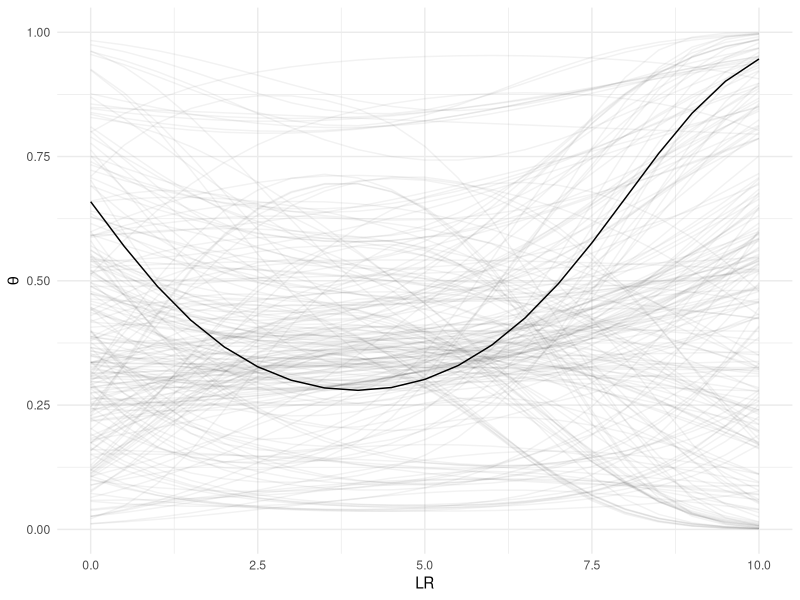

This figure's R source:
library(here)
library(dplyr)
library(ggplot2)
library(cowplot)
library(stringr)
library(tidyr)
library(purrr)

results <- read.csv(here("results", "aggregated", "curini", "1.csv"))

plot_a <- results |>
    arrange(Estimate) |>
    mutate(specifications = 1:nrow(results),
           color = case_when(Q2.5 > 0 ~ "green",
                             Q97.5 < 0 ~ "#377eb8",
                             is.na(Estimate) ~ "#e41a1c",
                             TRUE ~ "darkgrey")) |>
    ggplot(aes(x = specifications,
               y = Estimate,
               ymin = Q2.5,
               ymax = Q97.5,
               color = color)) +
    geom_point(aes(color = color),
               size = 1) +
    theme_minimal() +
    scale_color_identity() +
    theme(strip.text = element_blank(),
          axis.line = element_line("black", linewidth = .5),
          legend.position = "none",
          panel.spacing = unit(0.75, "lines"),
          axis.text = element_text(colour = "black")) +
    labs(x = "",
         y = "Median [95% Cr. I.]") +
    geom_pointrange(alpha = 0.5,
                    size = 0.6,
                    fatten = 1) +
    geom_hline(yintercept = 0,
               colour = "black",
               linetype = "dotted")

value <- key <- NULL
choices = c("Tok. Norm.", "Stopword Rem.", "Trim.", "Alt. Model",
            "k", "Iter.")

# Todo: Panel B of the entire plot still displays k and iteration settings as
# 1, 2, 3. I suppose that this should actually display the actual values used.
plot_b <- results |>
    arrange(Estimate) |>
    mutate(specifications = 1:nrow(results),
           color = case_when(Q2.5 > 0 ~ "green",
                             Q97.5 < 0 ~ "#377eb8",
                             is.na(Estimate) ~ "#e41a1c",
                             TRUE ~ "darkgrey")) |>
    mutate(
        token_normalization = case_when(
            str_equal(token_normalization, "none") ~ "None",
            str_equal(token_normalization, "lemmatization") ~ "Lemma",
            str_equal(token_normalization, "stemming") ~ "Stem"
        ),
        stopword_removal = case_when(
            stopword_removal ~ "Yes",
            !stopword_removal ~ "No"
        ),
        trimming = case_when(
            trimming ~ "Yes",
            !trimming ~ "No"
        ),
        alternative_model = case_when(
            alternative_model ~ "Yes",
            !alternative_model ~ "No"
        )
    ) |>
    rename("Tok. Norm." = token_normalization,
           "Stopword Rem." = stopword_removal,
           "Trim." = trimming,
           "Alt. Model" = alternative_model,
           "k" = k_setting,
           "Iter." = iteration_setting) |>
    gather(key, value, all_of(choices)) |>
    mutate(key = factor(key, levels = choices)) |>
    ggplot(aes(x = specifications,
               y = value,
               color = color)) +
    geom_point(aes(x = specifications,
                   y = value),
               shape = 124,
               size = 3.35) +
    scale_color_identity() +
    theme_minimal() +
    facet_grid(key~1, scales = "free_y", space = "free_y") +
    theme(
        axis.line = element_line("black", linewidth = 0.5),
        legend.position = "none",
        panel.spacing = unit(0.75, "lines"),
        axis.text = element_text(colour = "black"),
        strip.text.x = element_blank(),
        strip.text.y = element_text(angle = 0)) +
    labs(x = "", y = "")

plot <- plot_grid(plot_a,
                  plot_b,
                  labels = c("A", "B"),
                  align = "v",
                  axis = "rbl",
                  rel_heights = c(2, 3),
                  ncol = 1)

## conditional effect plot

condit_effect <- read.csv(here::here("results", "aggregated", "curini", "condit_1.csv"))

## find out currini's setting
curini_setting <- list()
curini_setting$token_normalization <- "stemming"
curini_setting$stopword_removal <- TRUE
curini_setting$trimming <- FALSE
curini_setting$alternative_model <- FALSE
curini_setting$k_setting <- 1
curini_setting$iteration_setting <- 1

curini_hash <- rlang::hash(curini_setting)

## curini_hash %in% condit_effect$hash

condit_effect |>
    ggplot(aes(x = LR, y = pred_multi100, group = hash)) +
    geom_line(alpha = 0.05) +
    geom_line(data = condit_effect[condit_effect$hash == curini_hash, ]) +
    xlab("LR") +
    ylab(expression(theta)) +
    theme_minimal() 
